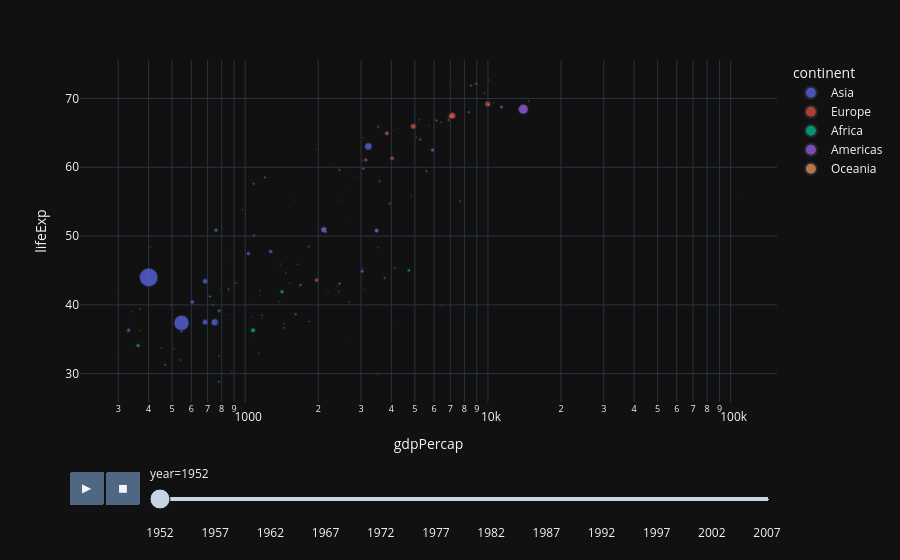

Here is the notebook cell this chart was saved with:
### Code cell
fig = px.scatter(
    df,
    x="gdpPercap",
    y="lifeExp",
    animation_frame="year", #adiciona agora uma animação de como as populacoes variaram no decorrer dos anos
    color="continent",
    size="pop",
    hover_name="country",
    log_x=True
)

fig.show()

### Figure 1 — Plotly figure (JSON) as saved in the notebook; plotly's stock layout.template omitted (floating-point values rounded to 4 significant figures)
{"data": [{"hovertemplate": "<b>%{hovertext}</b><br><br>continent=Asia<br>year=1952<br>gdpPercap=%{x}<br>lifeExp=%{y}<br>pop=%{marker.size}<extra></extra>", "hovertext": ["Afghanistan", "Bahrain", "Bangladesh", "Cambodia", "China", "Hong Kong, China", "India", "Indonesia", "Iran", "Iraq", "Israel", "Japan", "Jordan", "Korea, Dem. Rep.", "Korea, Rep.", "Kuwait", "Lebanon", "Malaysia", "Mongolia", "Myanmar", "Nepal", "Oman", "Pakistan", "Philippines", "Saudi Arabia", "Singapore", "Sri Lanka", "Syria", "Taiwan", "Thailand", "Vietnam", "West Bank and Gaza", "Yemen, Rep."], "legendgroup": "Asia", "marker": {"color": "#636efa", "size": [8425333, 120447, 46886859, 4693836, 556263527, 2125900, 372000000, 82052000, 17272000, 5441766, 1620914, 86459025, 607914, 8865488, 20947571, 160000, 1439529, 6748378, 800663, 20092996, 9182536, 507833, 41346560, 22438691, 4005677, 1127000, 7982342, 3661549, 8550362, 21289402, 26246839, 1030585, 4963829], "sizemode": "area", "sizeref": 3297000.0, "symbol": "circle"}, "mode": "markers", "name": "Asia", "orientation": "v", "showlegend": true, "x": [779.4, 9867.0, 684.2, 368.5, 400.4, 3054.0, 546.6, 749.7, 3035.0, 4130.0, 4087.0, 3217.0, 1547.0, 1088.0, 1031.0, 108400.0, 4835.0, 1831.0, 786.6, 331.0, 545.9, 1828.0, 684.6, 1273.0, 6460.0, 2315.0, 1084.0, 1643.0, 1207.0, 757.8, 605.1, 1516.0, 781.7], "xaxis": "x", "y": [28.8, 50.94, 37.48, 39.42, 44.0, 60.96, 37.37, 37.47, 44.87, 45.32, 65.39, 63.03, 43.16, 50.06, 47.45, 55.56, 55.93, 48.46, 42.24, 36.32, 36.16, 37.58, 43.44, 47.75, 39.88, 60.4, 57.59, 45.88, 58.5, 50.85, 40.41, 43.16, 32.55], "yaxis": "y", "type": "scatter"}, {"hovertemplate": "<b>%{hovertext}</b><br><br>continent=Europe<br>year=1952<br>gdpPercap=%{x}<br>lifeExp=%{y}<br>pop=%{marker.size}<extra></extra>", "hovertext": ["Albania", "Austria", "Belgium", "Bosnia and Herzegovina", "Bulgaria", "Croatia", "Czech Republic", "Denmark", "Finland", "France", "Germany", "Greece", "Hungary", "Iceland", "Ireland", "Italy", "Montenegro", "Netherlands", "Norway", "Poland", "Portugal", "Romania", "Serbia", "Slovak Republic", "Slovenia", "Spain", "Sweden", "Switzerland", "Turkey", "United Kingdom"], "legendgroup": "Europe", "marker": {"color": "#EF553B", "size": [1282697, 6927772, 8730405, 2791000, 7274900, 3882229, 9125183, 4334000, 4090500, 42459667, 69145952, 7733250, 9504000, 147962, 2952156, 47666000, 413834, 10381988, 3327728, 25730551, 8526050, 16630000, 6860147, 3558137, 1489518, 28549870, 7124673, 4815000, 22235677, 50430000], "sizemode": "area", "sizeref": 3297000.0, "symbol": "circle"}, "mode": "markers", "name": "Europe", "orientation": "v", "showlegend": true, "x": [1601.0, 6137.0, 8343.0, 973.5, 2444.0, 3119.0, 6876.0, 9692.0, 6425.0, 7030.0, 7144.0, 3531.0, 5264.0, 7268.0, 5210.0, 4931.0, 2648.0, 8942.0, 10100.0, 4029.0, 3068.0, 3145.0, 3581.0, 5075.0, 4215.0, 3834.0, 8528.0, 14730.0, 1969.0, 9980.0], "xaxis": "x", "y": [55.23, 66.8, 68.0, 53.82, 59.6, 61.21, 66.87, 70.78, 66.55, 67.41, 67.5, 65.86, 64.03, 72.49, 66.91, 65.94, 59.16, 72.13, 72.67, 61.31, 59.82, 61.05, 58.0, 64.36, 65.57, 64.94, 71.86, 69.62, 43.59, 69.18], "yaxis": "y", "type": "scatter"}, {"hovertemplate": "<b>%{hovertext}</b><br><br>continent=Africa<br>year=1952<br>gdpPercap=%{x}<br>lifeExp=%{y}<br>pop=%{marker.size}<extra></extra>", "hovertext": ["Algeria", "Angola", "Benin", "Botswana", "Burkina Faso", "Burundi", "Cameroon", "Central African Republic", "Chad", "Comoros", "Congo, Dem. Rep.", "Congo, Rep.", "Cote d'Ivoire", "Djibouti", "Egypt", "Equatorial Guinea", "Eritrea", "Ethiopia", "Gabon", "Gambia", "Ghana", "Guinea", "Guinea-Bissau", "Kenya", "Lesotho", "Liberia", "Libya", "Madagascar", "Malawi", "Mali", "Mauritania", "Mauritius", "Morocco", "Mozambique", "Namibia", "Niger", "Nigeria", "Reunion", "Rwanda", "Sao Tome and Principe", "Senegal", "Sierra Leone", "Somalia", "South Africa", "Sudan", "Swaziland", "Tanzania", "Togo", "Tunisia", "Uganda", "Zambia", "Zimbabwe"], "legendgroup": "Africa", "marker": {"color": "#00cc96", "size": [9279525, 4232095, 1738315, 442308, 4469979, 2445618, 5009067, 1291695, 2682462, 153936, 14100005, 854885, 2977019, 63149, 22223309, 216964, 1438760, 20860941, 420702, 284320, 5581001, 2664249, 580653, 6464046, 748747, 863308, 1019729, 4762912, 2917802, 3838168, 1022556, 516556, 9939217, 6446316, 485831, 3379468, 33119096, 257700, 2534927, 60011, 2755589, 2143249, 2526994, 14264935, 8504667, 290243, 8322925, 1219113, 3647735, 5824797, 2672000, 3080907], "sizemode": "area", "sizeref": 3297000.0, "symbol": "circle"}, "mode": "markers", "name": "Africa", "orientation": "v", "showlegend": true, "x": [2449.0, 3521.0, 1063.0, 851.2, 543.3, 339.3, 1173.0, 1071.0, 1179.0, 1103.0, 780.5, 2126.0, 1389.0, 2670.0, 1419.0, 375.6, 328.9, 362.1, 4293.0, 485.2, 911.3, 510.2, 299.9, 853.5, 298.8, 575.6, 2388.0, 1443.0, 369.2, 452.3, 743.1, 1968.0, 1688.0, 468.5, 2424.0, 761.9, 1077.0, 2719.0, 493.3, 879.6, 1450.0, 879.8, 1136.0, 4725.0, 1616.0, 1148.0, 716.7, 859.8, 1468.0, 734.8, 1147.0, 406.9], "xaxis": "x", "y": [43.08, 30.02, 38.22, 47.62, 31.98, 39.03, 38.52, 35.46, 38.09, 40.72, 39.14, 42.11, 40.48, 34.81, 41.89, 34.48, 35.93, 34.08, 37.0, 30.0, 43.15, 33.61, 32.5, 42.27, 42.14, 38.48, 42.72, 36.68, 36.26, 33.69, 40.54, 50.99, 42.87, 31.29, 41.73, 37.44, 36.32, 52.72, 40.0, 46.47, 37.28, 30.33, 32.98, 45.01, 38.63, 41.41, 41.22, 38.6, 44.6, 39.98, 42.04, 48.45], "yaxis": "y", "type": "scatter"}, {"hovertemplate": "<b>%{hovertext}</b><br><br>continent=Americas<br>year=1952<br>gdpPercap=%{x}<br>lifeExp=%{y}<br>pop=%{marker.size}<extra></extra>", "hovertext": ["Argentina", "Bolivia", "Brazil", "Canada", "Chile", "Colombia", "Costa Rica", "Cuba", "Dominican Republic", "Ecuador", "El Salvador", "Guatemala", "Haiti", "Honduras", "Jamaica", "Mexico", "Nicaragua", "Panama", "Paraguay", "Peru", "Puerto Rico", "Trinidad and Tobago", "United States", "Uruguay", "Venezuela"], "legendgroup": "Americas", "marker": {"color": "#ab63fa", "size": [17876956, 2883315, 56602560, 14785584, 6377619, 12350771, 926317, 6007797, 2491346, 3548753, 2042865, 3146381, 3201488, 1517453, 1426095, 30144317, 1165790, 940080, 1555876, 8025700, 2227000, 662850, 157553000, 2252965, 5439568], "sizemode": "area", "sizeref": 3297000.0, "symbol": "circle"}, "mode": "markers", "name": "Americas", "orientation": "v", "showlegend": true, "x": [5911.0, 2677.0, 2109.0, 11370.0, 3940.0, 2144.0, 2627.0, 5587.0, 1398.0, 3522.0, 3048.0, 2428.0, 1840.0, 2195.0, 2899.0, 3478.0, 3112.0, 2480.0, 1952.0, 3759.0, 3082.0, 3023.0, 13990.0, 5717.0, 7690.0], "xaxis": "x", "y": [62.48, 40.41, 50.92, 68.75, 54.74, 50.64, 57.21, 59.42, 45.93, 48.36, 45.26, 42.02, 37.58, 41.91, 58.53, 50.79, 42.31, 55.19, 62.65, 43.9, 64.28, 59.1, 68.44, 66.07, 55.09], "yaxis": "y", "type": "scatter"}, {"hovertemplate": "<b>%{hovertext}</b><br><br>continent=Oceania<br>year=1952<br>gdpPercap=%{x}<br>lifeExp=%{y}<br>pop=%{marker.size}<extra></extra>", "hovertext": ["Australia", "New Zealand"], "legendgroup": "Oceania", "marker": {"color": "#FFA15A", "size": [8691212, 1994794], "sizemode": "area", "sizeref": 3297000.0, "symbol": "circle"}, "mode": "markers", "name": "Oceania", "orientation": "v", "showlegend": true, "x": [10040.0, 10560.0], "xaxis": "x", "y": [69.12, 69.39], "yaxis": "y", "type": "scatter"}], "layout": {"xaxis": {"anchor": "y", "domain": [0.0, 1.0], "title": {"text": "gdpPercap"}, "type": "log"}, "yaxis": {"anchor": "x", "domain": [0.0, 1.0], "title": {"text": "lifeExp"}}, "legend": {"title": {"text": "continent"}, "tracegroupgap": 0, "itemsizing": "constant"}, "margin": {"t": 60}, "updatemenus": [{"buttons": [{"args": [null, {"frame": {"duration": 500, "redraw": false}, "mode": "immediate", "fromcurrent": true, "transition": {"duration": 500, "easing": "linear"}}], "label": "&#9654;", "method": "animate"}, {"args": [[null], {"frame": {"duration": 0, "redraw": false}, "mode": "immediate", "fromcurrent": true, "transition": {"duration": 0, "easing": "linear"}}], "label": "&#9724;", "method": "animate"}], "direction": "left", "pad": {"r": 10, "t": 70}, "showactive": false, "type": "buttons", "x": 0.1, "xanchor": "right", "y": 0, "yanchor": "top"}], "sliders": [{"active": 0, "currentvalue": {"prefix": "year="}, "len": 0.9, "pad": {"b": 10, "t": 60}, "steps": [{"args": [["1952"], {"frame": {"duration": 0, "redraw": false}, "mode": "immediate", "fromcurrent": true, "transition": {"duration": 0, "easing": "linear"}}], "label": "1952", "method": "animate"}, {"args": [["1957"], {"frame": {"duration": 0, "redraw": false}, "mode": "immediate", "fromcurrent": true, "transition": {"duration": 0, "easing": "linear"}}], "label": "1957", "method": "animate"}, {"args": [["1962"], {"frame": {"duration": 0, "redraw": false}, "mode": "immediate", "fromcurrent": true, "transition": {"duration": 0, "easing": "linear"}}], "label": "1962", "method": "animate"}, {"args": [["1967"], {"frame": {"duration": 0, "redraw": false}, "mode": "immediate", "fromcurrent": true, "transition": {"duration": 0, "easing": "linear"}}], "label": "1967", "method": "animate"}, {"args": [["1972"], {"frame": {"duration": 0, "redraw": false}, "mode": "immediate", "fromcurrent": true, "transition": {"duration": 0, "easing": "linear"}}], "label": "1972", "method": "animate"}, {"args": [["1977"], {"frame": {"duration": 0, "redraw": false}, "mode": "immediate", "fromcurrent": true, "transition": {"duration": 0, "easing": "linear"}}], "label": "1977", "method": "animate"}, {"args": [["1982"], {"frame": {"duration": 0, "redraw": false}, "mode": "immediate", "fromcurrent": true, "transition": {"duration": 0, "easing": "linear"}}], "label": "1982", "method": "animate"}, {"args": [["1987"], {"frame": {"duration": 0, "redraw": false}, "mode": "immediate", "fromcurrent": true, "transition": {"duration": 0, "easing": "linear"}}], "label": "1987", "method": "animate"}, {"args": [["1992"], {"frame": {"duration": 0, "redraw": false}, "mode": "immediate", "fromcurrent": true, "transition": {"duration": 0, "easing": "linear"}}], "label": "1992", "method": "animate"}, {"args": [["1997"], {"frame": {"duration": 0, "redraw": false}, "mode": "immediate", "fromcurrent": true, "transition": {"duration": 0, "easing": "linear"}}], "label": "1997", "method": "animate"}, {"args": [["2002"], {"frame": {"duration": 0, "redraw": false}, "mode": "immediate", "fromcurrent": true, "transition": {"duration": 0, "easing": "linear"}}], "label": "2002", "method": "animate"}, {"args": [["2007"], {"frame": {"duration": 0, "redraw": false}, "mode": "immediate", "fromcurrent": true, "transition": {"duration": 0, "easing": "linear"}}], "label": "2007", "method": "animate"}], "x": 0.1, "xanchor": "left", "y": 0, "yanchor": "top"}]}}
